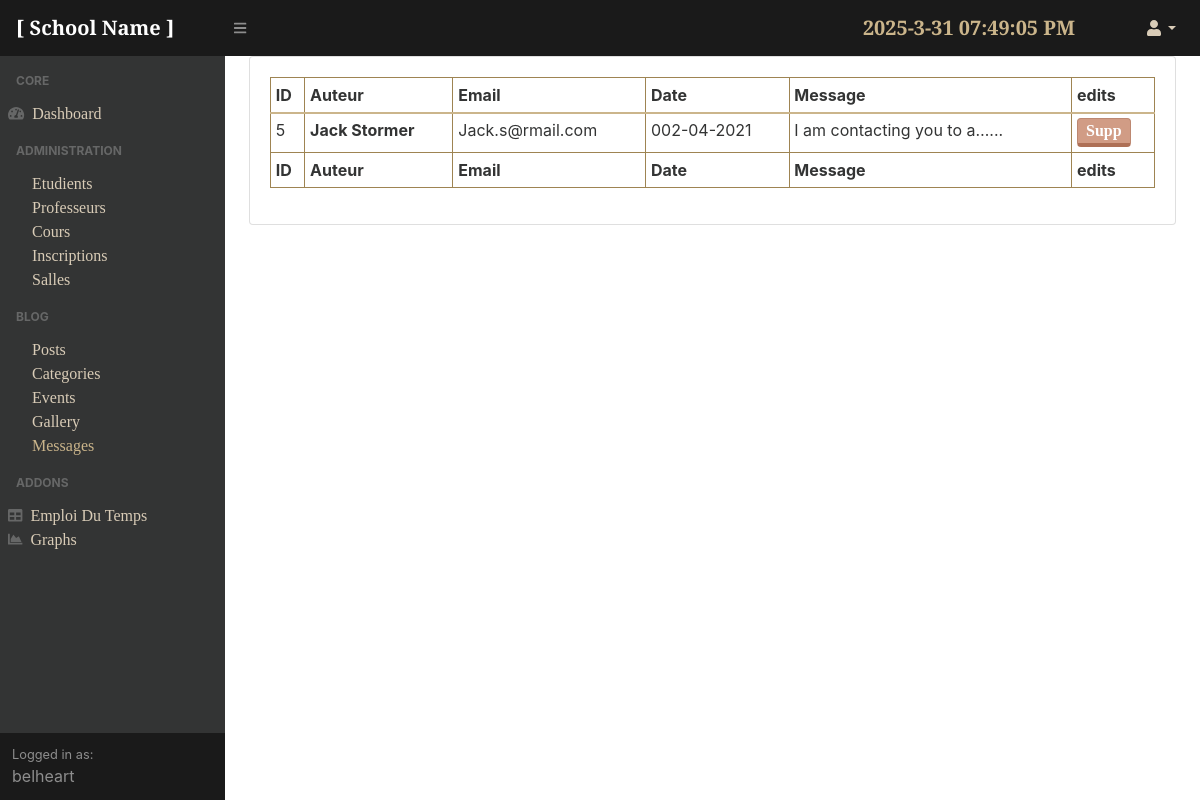
The page /adminpanel/messages/ (signed in) on the database its author committed.
### school/models.py (models this page shows)
class Cmessage(models.Model):
    writer = models.CharField(max_length=100, verbose_name='Name')
    email = models.EmailField(max_length=100)
    date = models.DateTimeField(default=timezone.now)
    content =  models.CharField(max_length=300, verbose_name='Text')
    read = models.BooleanField(default=False)

### adminpanel/views.py (the view)
# urls.py: path('messages/', Cmessages.as_view(), name="messages"),
class Cmessages(LoginRequiredMixin, ListView):
    model = Cmessage
    template_name = 'adminpanel/messages.html'
    context_object_name = "cmessages"

### adminpanel/templates/adminpanel/messages.html
{%extends 'adminpanel/base.html'%}
{% load static %}
{%block content%}
<div class="card mb-4">
                            <div class="card-body">
                                <div class="table-responsive">
                                    <table class="table table-bordered table-sm" id="dataTable" width="100%" cellspacing="0">
                                        <thead>
                                            <tr>
						<th>ID</th>
                                                <th>Auteur</th>
                                                <th>Email</th>
                                                <th>Date</th>
                                                <th>Message</th>
                                                <th>edits</th>
                                            </tr>
                                        </thead>
                                        <tfoot>
                                            <tr>
						<th>ID</th>
                                                <th>Auteur</th>
                                                <th>Email</th>
                                                <th>Date</th>
                                                <th>Message</th>
                                                <th>edits</th>
                                            </tr>
                                        </tfoot>
                                        <tbody>
					{% for  msg in cmessages %}
                                        <tr role="row" class="odd">
						<td>{{msg.id}}</td>
						<td><a href="{% url 'message-detail' msg.id%}" class="tb-names">{{msg.writer}}</a></td>
                                                <td>{{msg.email}}</td>
                                                <td>0{{msg.date|date:"d-m-Y"}}</td>
                                                <td>{{msg.content|truncatechars:25}}...</td>
						{% if user.is_authenticated %}
                        <td><a href="{% url 'message-delete' msg.id %}" class="max-auto btn btn-outline-danger p-0 px-2">Supp</a>
						{% endif %}
                                            </tr>
					{%endfor%}
                                        </tbody>
                                    </table>
                                </div>
                            </div>
                        </div>
{%endblock%}

### adminpanel/templates/adminpanel/base.html (shortened to what this page needs)
{%load static%}
<!DOCTYPE html>
<html lang="en">
    <head>
    <link href="{% static 'adminpanel/assets/css/styles.css'%}" rel="stylesheet" />
    <link href="https://cdn.datatables.net/1.10.20/css/dataTables.bootstrap4.min.css" rel="stylesheet" />
    </head>
    <body class="sb-nav-fixed">
        <nav class="sb-topnav navbar navbar-expand navbar-dark bg-dark">
            <a class="navbar-brand" href="{% url 'blog-home' %}">[ School Name ]</a>
            <button class="btn btn-link btn-sm order-1 order-lg-0" id="sidebarToggle" href="#"><i class="fas fa-bars"></i></button>
            <form class="d-none d-md-inline-block form-inline ml-auto mr-0 mr-md-3 my-2 my-md-0">
                <p id="MyClockDisplay"  class="navbar-brand mr-5 text-gold" onload="showTime()"></p>
            </form>
            <ul class="navbar-nav ml-auto ml-md-0">
                <li class="nav-item dropdown">
                    <a class="nav-link dropdown-toggle" id="userDropdown" href="#" role="button" data-toggle="dropdown" aria-haspopup="true" aria-expanded="false"><i class="fas fa-user fa-fw"></i></a>
                </li>
            </ul>
        </nav>
        <div id="layoutSidenav">
            <div id="layoutSidenav_nav">
                <nav class="sb-sidenav accordion sb-sidenav-dark" id="sidenavAccordion">
                    <div class="sb-sidenav-menu">
                        <div class="nav">
                            <div class="sb-sidenav-menu-heading">Core</div>
                            <a class="nav-link" href="{% url 'dashboard' %}">
                                <div class="sb-nav-link-icon"><i class="fas fa-tachometer-alt"></i></div>
                                Dashboard
                            </a>
                            <div class="sb-sidenav-menu-heading">Administration</div>
                            <div class="collapse show" id="collapseLayouts" aria-labelledby="headingOne" data-parent="#sidenavAccordion" style="">
                                <nav class="sb-sidenav-menu-nested nav">
                                    <a class="nav-link" href="{% url 'students' %}">Etudients</a>
                                    <a class="nav-link" href="{% url 'teachers' %}">Professeurs</a>
                                    <a class="nav-link" href="{% url 'courses' %}">Cours</a>
                                    <a class="nav-link" href="{% url 'inscriptions' %}">Inscriptions</a>
                                    <a class="nav-link" href="{% url 'salles' %}">Salles</a>
                                </nav>
                            </div>
                            <div class="sb-sidenav-menu-heading">Blog</div>
                            <div class="collapse show" id="collapseLayouts" aria-labelledby="headingOne" data-parent="#sidenavAccordion" style="">
                                <nav class="sb-sidenav-menu-nested nav">
                                    <a class="nav-link" href="{% url 'blog-posts' %}">Posts</a>
                                    <a class="nav-link" href="{% url 'categories' %}">Categories</a>
                                    <a class="nav-link" href="{% url 'events-admin' %}">Events</a>
                                    <a class="nav-link" href="{% url 'gallery' %}">Gallery</a>
                                    <a class="nav-link" href="{% url 'messages' %}">Messages</a>
                                </nav>
                            </div>
                            <div class="sb-sidenav-menu-heading">Addons</div>
                            <a class="nav-link" href="{% url 'schedule'%}">
                                <div class="sb-nav-link-icon"><i class="fas fa-table"></i></div>
                                Emploi Du Temps
                            </a>
                            <a class="nav-link" href="{% url 'charts'%}">
                                <div class="sb-nav-link-icon"><i class="fas fa-chart-area"></i></div>
                                Graphs
                            </a>
                        </div>
                    </div>
                    <div class="sb-sidenav-footer">
                        <div class="small">Logged in as:</div>
                        {{user.username}}
                    </div>
                </nav>
            </div>
        <div id='layoutSidenav_content'>
        <main>
        <div class="container-fluid">
            {% block content %}{% endblock %}
        </div>
        </main>
        </div>
    </body>
</html>

### rows shown on the page
Cmessage: id "5", writer "Jack Stormer", email "Jack.s@rmail.com", date "02-04-2021", content "I am contacting you to a…"

### other values the page prints
{{ user.username }} "belheart"
